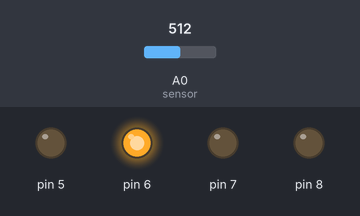
Bench run of a sketch on a simulated Arduino Uno, built with avr-gcc and run on an emulated ATmega328P. Parts: output pins drawn as LEDs (lit = HIGH). Dashed ring = blinking. Inputs (shaded band) come from the test bench; at power-on: A0 (sensor) = 512.

Above: at 3.8 s.
3.9 s: A0 (sensor) set to 0
At 7.4 s:
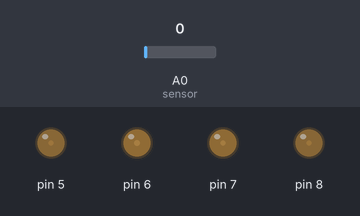
7.9 s: A0 (sensor) set to 19
At 9.02 s:
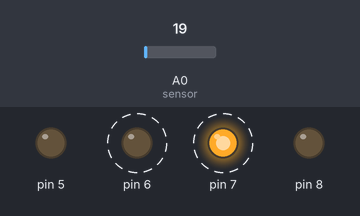
11.9 s: A0 (sensor) set to 122
At 12.07 s:
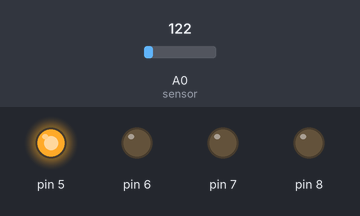
Timing chart, 0 to 21.9 s (numbered marks = the images above; inputs shaded):
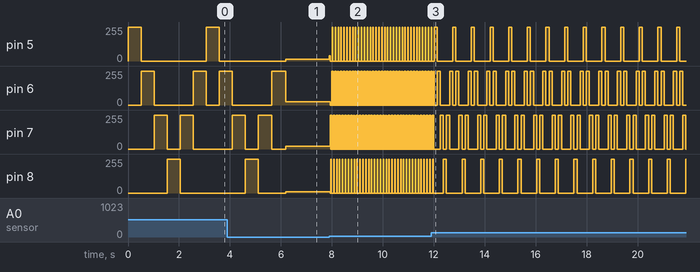

Measured:
- after the input at 7.9 s, pin 5: 12/255 → 40/255 at once, then repeats every 0.09 s: 0/255 0.07 s, 255/255 0.02 s; pin 6: alternates 255/255 for 0.02 s and 0/255 for 0.05 s, starting at once; pin 7: alternates 255/255 for 0.02 s and 0/255 for 0.02 s, starting at once; pin 8: 11/255 → 0/255 at once, then repeats every 0.11 s: 255/255 0.02 s, 0/255 0.10 s

The sketch:

Blink.ino
```cpp
#include <Arduino.h>


int led;
int t;
int sensor = A0;

//________________________________________________________________________________
void setup()
{
  for(led=5; led<9; led++)
  {
    pinMode(led, OUTPUT);
  }
      pinMode(sensor, INPUT);
}
//________________________________________________________________________________

void loop()
{
  t = analogRead(sensor);
  for (led=5; led<9; led++)
  {
    digitalWrite(led, HIGH);   // turn the LED on (HIGH is the voltage level)
    delay(t);               // wait for a second
    digitalWrite(led, LOW);    // turn the LED off by making the voltage LOW
  }
  for (led=7; led>5; led--)
  {
    digitalWrite(led, HIGH);   // turn the LED on (HIGH is the voltage level)
    delay(t);               // wait for a second
    digitalWrite(led, LOW);    // turn the LED off by making the voltage LOW
  }
}
```
